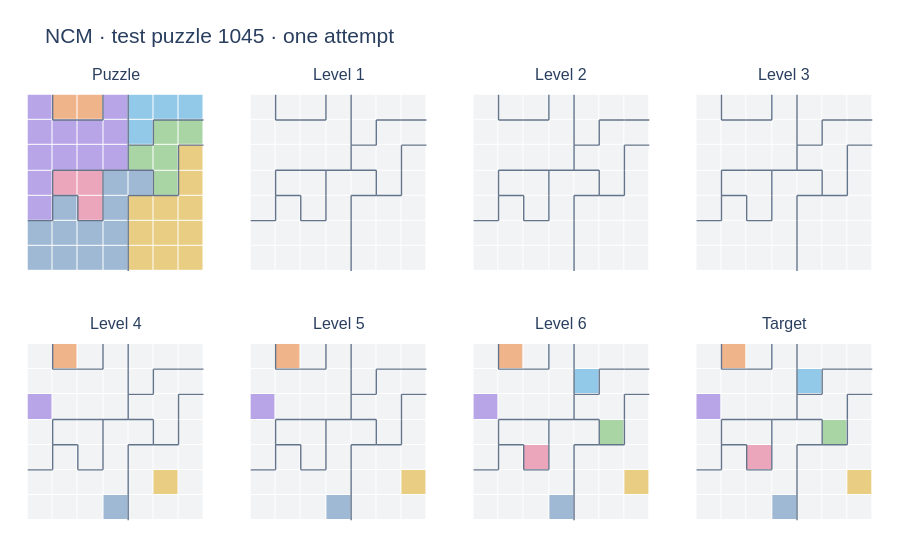
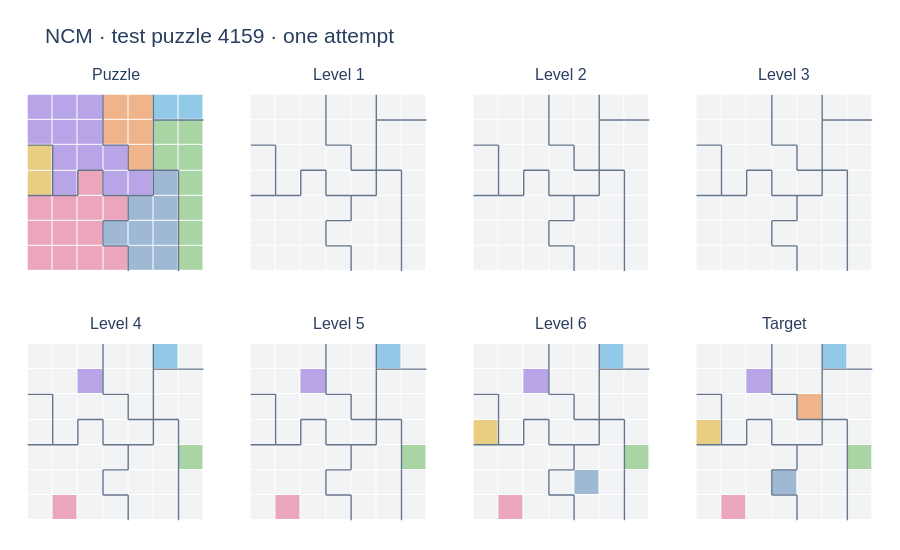

These figures' notebook cell, in order:
### Markdown cell above
## 6. Solution trajectories

Start from $\widehat z^{(0)}=0$; the original coloring remains the prefix condition. At each level, sample categorical codes independently across positions, then add their contribution to the reconstruction. The final output uses decoder argmax.

Only the **original cell color or EMPTY** is allowed at the output, as in DFM. This restricts the vocabulary without enforcing 7 queens or repairing rows, columns, or colors. Evaluation does not select a successful attempt. Temperature **1.0** is fixed in advance. Previews decode each level; standard evaluation decodes only the final level.

### Code cell
run.require_trained()
GENERATION_TEMPERATURE = 1.0
for number, index in enumerate(splits["test"][:3]):
    _, frames = run.model.sample(
        coloring=regions[int(index)],
        temperature=GENERATION_TEMPERATURE,
        seed=SEED + 300 + number,
        capture=True,
    )
    panels = [
        regions[index],
        *[frame[0].numpy() for frame in frames],
        target_tokens[index],
    ]
    board_panels(
        panels,
        ["Puzzle", *[f"Level {i+1}" for i in range(len(frames))], "Target"],
        f"NCM · test puzzle {int(index)} · one attempt",
        colorings=[regions[index]] * len(panels),
        columns=4,
    ).show(config=PLOT_CONFIG)

### Figure 1 — Plotly figure (JSON) as saved in the notebook; plotly's stock layout.template omitted (floating-point values rounded to 4 significant figures)
{"data": [{"colorscale": [[0, "#B8A5E8"], [0.125, "#B8A5E8"], [0.125, "#F0B48B"], [0.25, "#F0B48B"], [0.25, "#92C9E8"], [0.375, "#92C9E8"], [0.375, "#A9D4A4"], [0.5, "#A9D4A4"], [0.5, "#E8CD83"], [0.625, "#E8CD83"], [0.625, "#ECA6BB"], [0.75, "#ECA6BB"], [0.75, "#9FB9D4"], [0.875, "#9FB9D4"], [0.875, "#F1F3F5"], [1, "#F1F3F5"]], "hoverinfo": "skip", "showscale": false, "type": "heatmap", "xaxis": "x", "xgap": 1, "yaxis": "y", "ygap": 1, "z": [[0, 1, 1, 0, 2, 2, 2], [0, 0, 0, 0, 2, 3, 3], [0, 0, 0, 0, 3, 3, 4], [0, 5, 5, 6, 6, 3, 4], [0, 6, 5, 6, 4, 4, 4], [6, 6, 6, 6, 4, 4, 4], [6, 6, 6, 6, 4, 4, 4]], "zmax": 7.5, "zmin": -0.5}, {"hoverinfo": "skip", "line": {"color": "#64748b", "width": 1.4}, "mode": "lines", "showlegend": false, "type": "scatter", "x": [0.5, 0.5, null, 0.5, 1.5, null, 2.5, 2.5, null, 1.5, 2.5, null, 3.5, 3.5, null, 4.5, 5.5, null, 5.5, 6.5, null, 3.5, 3.5, null, 4.5, 4.5, null, 3.5, 4.5, null, 5.5, 6.5, null, 0.5, 1.5, null, 1.5, 2.5, null, 3.5, 3.5, null, 2.5, 3.5, null, 3.5, 4.5, null, 5.5, 5.5, null, 0.5, 0.5, null, 0.5, 1.5, null, 2.5, 2.5, null, 4.5, 4.5, null, 3.5, 4.5, null, 5.5, 5.5, null, 4.5, 5.5, null, 0.5, 0.5, null, -0.5, 0.5, null, 1.5, 1.5, null, 2.5, 2.5, null, 1.5, 2.5, null, 3.5, 3.5, null, 3.5, 3.5, null, 3.5, 3.5, null], "xaxis": "x", "y": [-0.5, 0.5, null, 0.5, 0.5, null, -0.5, 0.5, null, 0.5, 0.5, null, -0.5, 0.5, null, 0.5, 0.5, null, 0.5, 0.5, null, 0.5, 1.5, null, 0.5, 1.5, null, 1.5, 1.5, null, 1.5, 1.5, null, 2.5, 2.5, null, 2.5, 2.5, null, 1.5, 2.5, null, 2.5, 2.5, null, 2.5, 2.5, null, 1.5, 2.5, null, 2.5, 3.5, null, 3.5, 3.5, null, 2.5, 3.5, null, 2.5, 3.5, null, 3.5, 3.5, null, 2.5, 3.5, null, 3.5, 3.5, null, 3.5, 4.5, null, 4.5, 4.5, null, 3.5, 4.5, null, 3.5, 4.5, null, 4.5, 4.5, null, 3.5, 4.5, null, 4.5, 5.5, null, 5.5, 6.5, null], "yaxis": "y"}, {"colorscale": [[0, "#B8A5E8"], [0.125, "#B8A5E8"], [0.125, "#F0B48B"], [0.25, "#F0B48B"], [0.25, "#92C9E8"], [0.375, "#92C9E8"], [0.375, "#A9D4A4"], [0.5, "#A9D4A4"], [0.5, "#E8CD83"], [0.625, "#E8CD83"], [0.625, "#ECA6BB"], [0.75, "#ECA6BB"], [0.75, "#9FB9D4"], [0.875, "#9FB9D4"], [0.875, "#F1F3F5"], [1, "#F1F3F5"]], "hoverinfo": "skip", "showscale": false, "type": "heatmap", "xaxis": "x2", "xgap": 1, "yaxis": "y2", "ygap": 1, "z": [[7, 7, 7, 7, 7, 7, 7], [7, 7, 7, 7, 7, 7, 7], [7, 7, 7, 7, 7, 7, 7], [7, 7, 7, 7, 7, 7, 7], [7, 7, 7, 7, 7, 7, 7], [7, 7, 7, 7, 7, 7, 7], [7, 7, 7, 7, 7, 7, 7]], "zmax": 7.5, "zmin": -0.5}, {"hoverinfo": "skip", "line": {"color": "#64748b", "width": 1.4}, "mode": "lines", "showlegend": false, "type": "scatter", "x": [0.5, 0.5, null, 0.5, 1.5, null, 2.5, 2.5, null, 1.5, 2.5, null, 3.5, 3.5, null, 4.5, 5.5, null, 5.5, 6.5, null, 3.5, 3.5, null, 4.5, 4.5, null, 3.5, 4.5, null, 5.5, 6.5, null, 0.5, 1.5, null, 1.5, 2.5, null, 3.5, 3.5, null, 2.5, 3.5, null, 3.5, 4.5, null, 5.5, 5.5, null, 0.5, 0.5, null, 0.5, 1.5, null, 2.5, 2.5, null, 4.5, 4.5, null, 3.5, 4.5, null, 5.5, 5.5, null, 4.5, 5.5, null, 0.5, 0.5, null, -0.5, 0.5, null, 1.5, 1.5, null, 2.5, 2.5, null, 1.5, 2.5, null, 3.5, 3.5, null, 3.5, 3.5, null, 3.5, 3.5, null], "xaxis": "x2", "y": [-0.5, 0.5, null, 0.5, 0.5, null, -0.5, 0.5, null, 0.5, 0.5, null, -0.5, 0.5, null, 0.5, 0.5, null, 0.5, 0.5, null, 0.5, 1.5, null, 0.5, 1.5, null, 1.5, 1.5, null, 1.5, 1.5, null, 2.5, 2.5, null, 2.5, 2.5, null, 1.5, 2.5, null, 2.5, 2.5, null, 2.5, 2.5, null, 1.5, 2.5, null, 2.5, 3.5, null, 3.5, 3.5, null, 2.5, 3.5, null, 2.5, 3.5, null, 3.5, 3.5, null, 2.5, 3.5, null, 3.5, 3.5, null, 3.5, 4.5, null, 4.5, 4.5, null, 3.5, 4.5, null, 3.5, 4.5, null, 4.5, 4.5, null, 3.5, 4.5, null, 4.5, 5.5, null, 5.5, 6.5, null], "yaxis": "y2"}, {"colorscale": [[0, "#B8A5E8"], [0.125, "#B8A5E8"], [0.125, "#F0B48B"], [0.25, "#F0B48B"], [0.25, "#92C9E8"], [0.375, "#92C9E8"], [0.375, "#A9D4A4"], [0.5, "#A9D4A4"], [0.5, "#E8CD83"], [0.625, "#E8CD83"], [0.625, "#ECA6BB"], [0.75, "#ECA6BB"], [0.75, "#9FB9D4"], [0.875, "#9FB9D4"], [0.875, "#F1F3F5"], [1, "#F1F3F5"]], "hoverinfo": "skip", "showscale": false, "type": "heatmap", "xaxis": "x3", "xgap": 1, "yaxis": "y3", "ygap": 1, "z": [[7, 7, 7, 7, 7, 7, 7], [7, 7, 7, 7, 7, 7, 7], [7, 7, 7, 7, 7, 7, 7], [7, 7, 7, 7, 7, 7, 7], [7, 7, 7, 7, 7, 7, 7], [7, 7, 7, 7, 7, 7, 7], [7, 7, 7, 7, 7, 7, 7]], "zmax": 7.5, "zmin": -0.5}, {"hoverinfo": "skip", "line": {"color": "#64748b", "width": 1.4}, "mode": "lines", "showlegend": false, "type": "scatter", "x": [0.5, 0.5, null, 0.5, 1.5, null, 2.5, 2.5, null, 1.5, 2.5, null, 3.5, 3.5, null, 4.5, 5.5, null, 5.5, 6.5, null, 3.5, 3.5, null, 4.5, 4.5, null, 3.5, 4.5, null, 5.5, 6.5, null, 0.5, 1.5, null, 1.5, 2.5, null, 3.5, 3.5, null, 2.5, 3.5, null, 3.5, 4.5, null, 5.5, 5.5, null, 0.5, 0.5, null, 0.5, 1.5, null, 2.5, 2.5, null, 4.5, 4.5, null, 3.5, 4.5, null, 5.5, 5.5, null, 4.5, 5.5, null, 0.5, 0.5, null, -0.5, 0.5, null, 1.5, 1.5, null, 2.5, 2.5, null, 1.5, 2.5, null, 3.5, 3.5, null, 3.5, 3.5, null, 3.5, 3.5, null], "xaxis": "x3", "y": [-0.5, 0.5, null, 0.5, 0.5, null, -0.5, 0.5, null, 0.5, 0.5, null, -0.5, 0.5, null, 0.5, 0.5, null, 0.5, 0.5, null, 0.5, 1.5, null, 0.5, 1.5, null, 1.5, 1.5, null, 1.5, 1.5, null, 2.5, 2.5, null, 2.5, 2.5, null, 1.5, 2.5, null, 2.5, 2.5, null, 2.5, 2.5, null, 1.5, 2.5, null, 2.5, 3.5, null, 3.5, 3.5, null, 2.5, 3.5, null, 2.5, 3.5, null, 3.5, 3.5, null, 2.5, 3.5, null, 3.5, 3.5, null, 3.5, 4.5, null, 4.5, 4.5, null, 3.5, 4.5, null, 3.5, 4.5, null, 4.5, 4.5, null, 3.5, 4.5, null, 4.5, 5.5, null, 5.5, 6.5, null], "yaxis": "y3"}, {"colorscale": [[0, "#B8A5E8"], [0.125, "#B8A5E8"], [0.125, "#F0B48B"], [0.25, "#F0B48B"], [0.25, "#92C9E8"], [0.375, "#92C9E8"], [0.375, "#A9D4A4"], [0.5, "#A9D4A4"], [0.5, "#E8CD83"], [0.625, "#E8CD83"], [0.625, "#ECA6BB"], [0.75, "#ECA6BB"], [0.75, "#9FB9D4"], [0.875, "#9FB9D4"], [0.875, "#F1F3F5"], [1, "#F1F3F5"]], "hoverinfo": "skip", "showscale": false, "type": "heatmap", "xaxis": "x4", "xgap": 1, "yaxis": "y4", "ygap": 1, "z": [[7, 7, 7, 7, 7, 7, 7], [7, 7, 7, 7, 7, 7, 7], [7, 7, 7, 7, 7, 7, 7], [7, 7, 7, 7, 7, 7, 7], [7, 7, 7, 7, 7, 7, 7], [7, 7, 7, 7, 7, 7, 7], [7, 7, 7, 7, 7, 7, 7]], "zmax": 7.5, "zmin": -0.5}, {"hoverinfo": "skip", "line": {"color": "#64748b", "width": 1.4}, "mode": "lines", "showlegend": false, "type": "scatter", "x": [0.5, 0.5, null, 0.5, 1.5, null, 2.5, 2.5, null, 1.5, 2.5, null, 3.5, 3.5, null, 4.5, 5.5, null, 5.5, 6.5, null, 3.5, 3.5, null, 4.5, 4.5, null, 3.5, 4.5, null, 5.5, 6.5, null, 0.5, 1.5, null, 1.5, 2.5, null, 3.5, 3.5, null, 2.5, 3.5, null, 3.5, 4.5, null, 5.5, 5.5, null, 0.5, 0.5, null, 0.5, 1.5, null, 2.5, 2.5, null, 4.5, 4.5, null, 3.5, 4.5, null, 5.5, 5.5, null, 4.5, 5.5, null, 0.5, 0.5, null, -0.5, 0.5, null, 1.5, 1.5, null, 2.5, 2.5, null, 1.5, 2.5, null, 3.5, 3.5, null, 3.5, 3.5, null, 3.5, 3.5, null], "xaxis": "x4", "y": [-0.5, 0.5, null, 0.5, 0.5, null, -0.5, 0.5, null, 0.5, 0.5, null, -0.5, 0.5, null, 0.5, 0.5, null, 0.5, 0.5, null, 0.5, 1.5, null, 0.5, 1.5, null, 1.5, 1.5, null, 1.5, 1.5, null, 2.5, 2.5, null, 2.5, 2.5, null, 1.5, 2.5, null, 2.5, 2.5, null, 2.5, 2.5, null, 1.5, 2.5, null, 2.5, 3.5, null, 3.5, 3.5, null, 2.5, 3.5, null, 2.5, 3.5, null, 3.5, 3.5, null, 2.5, 3.5, null, 3.5, 3.5, null, 3.5, 4.5, null, 4.5, 4.5, null, 3.5, 4.5, null, 3.5, 4.5, null, 4.5, 4.5, null, 3.5, 4.5, null, 4.5, 5.5, null, 5.5, 6.5, null], "yaxis": "y4"}, {"colorscale": [[0, "#B8A5E8"], [0.125, "#B8A5E8"], [0.125, "#F0B48B"], [0.25, "#F0B48B"], [0.25, "#92C9E8"], [0.375, "#92C9E8"], [0.375, "#A9D4A4"], [0.5, "#A9D4A4"], [0.5, "#E8CD83"], [0.625, "#E8CD83"], [0.625, "#ECA6BB"], [0.75, "#ECA6BB"], [0.75, "#9FB9D4"], [0.875, "#9FB9D4"], [0.875, "#F1F3F5"], [1, "#F1F3F5"]], "hoverinfo": "skip", "showscale": false, "type": "heatmap", "xaxis": "x5", "xgap": 1, "yaxis": "y5", "ygap": 1, "z": [[7, 1, 7, 7, 7, 7, 7], [7, 7, 7, 7, 7, 7, 7], [0, 7, 7, 7, 7, 7, 7], [7, 7, 7, 7, 7, 7, 7], [7, 7, 7, 7, 7, 7, 7], [7, 7, 7, 7, 7, 4, 7], [7, 7, 7, 6, 7, 7, 7]], "zmax": 7.5, "zmin": -0.5}, {"hoverinfo": "skip", "line": {"color": "#64748b", "width": 1.4}, "mode": "lines", "showlegend": false, "type": "scatter", "x": [0.5, 0.5, null, 0.5, 1.5, null, 2.5, 2.5, null, 1.5, 2.5, null, 3.5, 3.5, null, 4.5, 5.5, null, 5.5, 6.5, null, 3.5, 3.5, null, 4.5, 4.5, null, 3.5, 4.5, null, 5.5, 6.5, null, 0.5, 1.5, null, 1.5, 2.5, null, 3.5, 3.5, null, 2.5, 3.5, null, 3.5, 4.5, null, 5.5, 5.5, null, 0.5, 0.5, null, 0.5, 1.5, null, 2.5, 2.5, null, 4.5, 4.5, null, 3.5, 4.5, null, 5.5, 5.5, null, 4.5, 5.5, null, 0.5, 0.5, null, -0.5, 0.5, null, 1.5, 1.5, null, 2.5, 2.5, null, 1.5, 2.5, null, 3.5, 3.5, null, 3.5, 3.5, null, 3.5, 3.5, null], "xaxis": "x5", "y": [-0.5, 0.5, null, 0.5, 0.5, null, -0.5, 0.5, null, 0.5, 0.5, null, -0.5, 0.5, null, 0.5, 0.5, null, 0.5, 0.5, null, 0.5, 1.5, null, 0.5, 1.5, null, 1.5, 1.5, null, 1.5, 1.5, null, 2.5, 2.5, null, 2.5, 2.5, null, 1.5, 2.5, null, 2.5, 2.5, null, 2.5, 2.5, null, 1.5, 2.5, null, 2.5, 3.5, null, 3.5, 3.5, null, 2.5, 3.5, null, 2.5, 3.5, null, 3.5, 3.5, null, 2.5, 3.5, null, 3.5, 3.5, null, 3.5, 4.5, null, 4.5, 4.5, null, 3.5, 4.5, null, 3.5, 4.5, null, 4.5, 4.5, null, 3.5, 4.5, null, 4.5, 5.5, null, 5.5, 6.5, null], "yaxis": "y5"}, {"colorscale": [[0, "#B8A5E8"], [0.125, "#B8A5E8"], [0.125, "#F0B48B"], [0.25, "#F0B48B"], [0.25, "#92C9E8"], [0.375, "#92C9E8"], [0.375, "#A9D4A4"], [0.5, "#A9D4A4"], [0.5, "#E8CD83"], [0.625, "#E8CD83"], [0.625, "#ECA6BB"], [0.75, "#ECA6BB"], [0.75, "#9FB9D4"], [0.875, "#9FB9D4"], [0.875, "#F1F3F5"], [1, "#F1F3F5"]], "hoverinfo": "skip", "showscale": false, "type": "heatmap", "xaxis": "x6", "xgap": 1, "yaxis": "y6", "ygap": 1, "z": [[7, 1, 7, 7, 7, 7, 7], [7, 7, 7, 7, 7, 7, 7], [0, 7, 7, 7, 7, 7, 7], [7, 7, 7, 7, 7, 7, 7], [7, 7, 7, 7, 7, 7, 7], [7, 7, 7, 7, 7, 7, 4], [7, 7, 7, 6, 7, 7, 7]], "zmax": 7.5, "zmin": -0.5}, {"hoverinfo": "skip", "line": {"color": "#64748b", "width": 1.4}, "mode": "lines", "showlegend": false, "type": "scatter", "x": [0.5, 0.5, null, 0.5, 1.5, null, 2.5, 2.5, null, 1.5, 2.5, null, 3.5, 3.5, null, 4.5, 5.5, null, 5.5, 6.5, null, 3.5, 3.5, null, 4.5, 4.5, null, 3.5, 4.5, null, 5.5, 6.5, null, 0.5, 1.5, null, 1.5, 2.5, null, 3.5, 3.5, null, 2.5, 3.5, null, 3.5, 4.5, null, 5.5, 5.5, null, 0.5, 0.5, null, 0.5, 1.5, null, 2.5, 2.5, null, 4.5, 4.5, null, 3.5, 4.5, null, 5.5, 5.5, null, 4.5, 5.5, null, 0.5, 0.5, null, -0.5, 0.5, null, 1.5, 1.5, null, 2.5, 2.5, null, 1.5, 2.5, null, 3.5, 3.5, null, 3.5, 3.5, null, 3.5, 3.5, null], "xaxis": "x6", "y": [-0.5, 0.5, null, 0.5, 0.5, null, -0.5, 0.5, null, 0.5, 0.5, null, -0.5, 0.5, null, 0.5, 0.5, null, 0.5, 0.5, null, 0.5, 1.5, null, 0.5, 1.5, null, 1.5, 1.5, null, 1.5, 1.5, null, 2.5, 2.5, null, 2.5, 2.5, null, 1.5, 2.5, null, 2.5, 2.5, null, 2.5, 2.5, null, 1.5, 2.5, null, 2.5, 3.5, null, 3.5, 3.5, null, 2.5, 3.5, null, 2.5, 3.5, null, 3.5, 3.5, null, 2.5, 3.5, null, 3.5, 3.5, null, 3.5, 4.5, null, 4.5, 4.5, null, 3.5, 4.5, null, 3.5, 4.5, null, 4.5, 4.5, null, 3.5, 4.5, null, 4.5, 5.5, null, 5.5, 6.5, null], "yaxis": "y6"}, {"colorscale": [[0, "#B8A5E8"], [0.125, "#B8A5E8"], [0.125, "#F0B48B"], [0.25, "#F0B48B"], [0.25, "#92C9E8"], [0.375, "#92C9E8"], [0.375, "#A9D4A4"], [0.5, "#A9D4A4"], [0.5, "#E8CD83"], [0.625, "#E8CD83"], [0.625, "#ECA6BB"], [0.75, "#ECA6BB"], [0.75, "#9FB9D4"], [0.875, "#9FB9D4"], [0.875, "#F1F3F5"], [1, "#F1F3F5"]], "hoverinfo": "skip", "showscale": false, "type": "heatmap", "xaxis": "x7", "xgap": 1, "yaxis": "y7", "ygap": 1, "z": [[7, 1, 7, 7, 7, 7, 7], [7, 7, 7, 7, 2, 7, 7], [0, 7, 7, 7, 7, 7, 7], [7, 7, 7, 7, 7, 3, 7], [7, 7, 5, 7, 7, 7, 7], [7, 7, 7, 7, 7, 7, 4], [7, 7, 7, 6, 7, 7, 7]], "zmax": 7.5, "zmin": -0.5}, {"hoverinfo": "skip", "line": {"color": "#64748b", "width": 1.4}, "mode": "lines", "showlegend": false, "type": "scatter", "x": [0.5, 0.5, null, 0.5, 1.5, null, 2.5, 2.5, null, 1.5, 2.5, null, 3.5, 3.5, null, 4.5, 5.5, null, 5.5, 6.5, null, 3.5, 3.5, null, 4.5, 4.5, null, 3.5, 4.5, null, 5.5, 6.5, null, 0.5, 1.5, null, 1.5, 2.5, null, 3.5, 3.5, null, 2.5, 3.5, null, 3.5, 4.5, null, 5.5, 5.5, null, 0.5, 0.5, null, 0.5, 1.5, null, 2.5, 2.5, null, 4.5, 4.5, null, 3.5, 4.5, null, 5.5, 5.5, null, 4.5, 5.5, null, 0.5, 0.5, null, -0.5, 0.5, null, 1.5, 1.5, null, 2.5, 2.5, null, 1.5, 2.5, null, 3.5, 3.5, null, 3.5, 3.5, null, 3.5, 3.5, null], "xaxis": "x7", "y": [-0.5, 0.5, null, 0.5, 0.5, null, -0.5, 0.5, null, 0.5, 0.5, null, -0.5, 0.5, null, 0.5, 0.5, null, 0.5, 0.5, null, 0.5, 1.5, null, 0.5, 1.5, null, 1.5, 1.5, null, 1.5, 1.5, null, 2.5, 2.5, null, 2.5, 2.5, null, 1.5, 2.5, null, 2.5, 2.5, null, 2.5, 2.5, null, 1.5, 2.5, null, 2.5, 3.5, null, 3.5, 3.5, null, 2.5, 3.5, null, 2.5, 3.5, null, 3.5, 3.5, null, 2.5, 3.5, null, 3.5, 3.5, null, 3.5, 4.5, null, 4.5, 4.5, null, 3.5, 4.5, null, 3.5, 4.5, null, 4.5, 4.5, null, 3.5, 4.5, null, 4.5, 5.5, null, 5.5, 6.5, null], "yaxis": "y7"}, {"colorscale": [[0, "#B8A5E8"], [0.125, "#B8A5E8"], [0.125, "#F0B48B"], [0.25, "#F0B48B"], [0.25, "#92C9E8"], [0.375, "#92C9E8"], [0.375, "#A9D4A4"], [0.5, "#A9D4A4"], [0.5, "#E8CD83"], [0.625, "#E8CD83"], [0.625, "#ECA6BB"], [0.75, "#ECA6BB"], [0.75, "#9FB9D4"], [0.875, "#9FB9D4"], [0.875, "#F1F3F5"], [1, "#F1F3F5"]], "hoverinfo": "skip", "showscale": false, "type": "heatmap", "xaxis": "x8", "xgap": 1, "yaxis": "y8", "ygap": 1, "z": [[7, 1, 7, 7, 7, 7, 7], [7, 7, 7, 7, 2, 7, 7], [0, 7, 7, 7, 7, 7, 7], [7, 7, 7, 7, 7, 3, 7], [7, 7, 5, 7, 7, 7, 7], [7, 7, 7, 7, 7, 7, 4], [7, 7, 7, 6, 7, 7, 7]], "zmax": 7.5, "zmin": -0.5}, {"hoverinfo": "skip", "line": {"color": "#64748b", "width": 1.4}, "mode": "lines", "showlegend": false, "type": "scatter", "x": [0.5, 0.5, null, 0.5, 1.5, null, 2.5, 2.5, null, 1.5, 2.5, null, 3.5, 3.5, null, 4.5, 5.5, null, 5.5, 6.5, null, 3.5, 3.5, null, 4.5, 4.5, null, 3.5, 4.5, null, 5.5, 6.5, null, 0.5, 1.5, null, 1.5, 2.5, null, 3.5, 3.5, null, 2.5, 3.5, null, 3.5, 4.5, null, 5.5, 5.5, null, 0.5, 0.5, null, 0.5, 1.5, null, 2.5, 2.5, null, 4.5, 4.5, null, 3.5, 4.5, null, 5.5, 5.5, null, 4.5, 5.5, null, 0.5, 0.5, null, -0.5, 0.5, null, 1.5, 1.5, null, 2.5, 2.5, null, 1.5, 2.5, null, 3.5, 3.5, null, 3.5, 3.5, null, 3.5, 3.5, null], "xaxis": "x8", "y": [-0.5, 0.5, null, 0.5, 0.5, null, -0.5, 0.5, null, 0.5, 0.5, null, -0.5, 0.5, null, 0.5, 0.5, null, 0.5, 0.5, null, 0.5, 1.5, null, 0.5, 1.5, null, 1.5, 1.5, null, 1.5, 1.5, null, 2.5, 2.5, null, 2.5, 2.5, null, 1.5, 2.5, null, 2.5, 2.5, null, 2.5, 2.5, null, 1.5, 2.5, null, 2.5, 3.5, null, 3.5, 3.5, null, 2.5, 3.5, null, 2.5, 3.5, null, 3.5, 3.5, null, 2.5, 3.5, null, 3.5, 3.5, null, 3.5, 4.5, null, 4.5, 4.5, null, 3.5, 4.5, null, 3.5, 4.5, null, 4.5, 4.5, null, 3.5, 4.5, null, 4.5, 5.5, null, 5.5, 6.5, null], "yaxis": "y8"}], "layout": {"annotations": [{"font": {"size": 16}, "showarrow": false, "text": "Puzzle", "x": 0.1156, "xanchor": "center", "xref": "paper", "y": 1, "yanchor": "bottom", "yref": "paper"}, {"font": {"size": 16}, "showarrow": false, "text": "Level 1", "x": 0.3719, "xanchor": "center", "xref": "paper", "y": 1, "yanchor": "bottom", "yref": "paper"}, {"font": {"size": 16}, "showarrow": false, "text": "Level 2", "x": 0.6281, "xanchor": "center", "xref": "paper", "y": 1, "yanchor": "bottom", "yref": "paper"}, {"font": {"size": 16}, "showarrow": false, "text": "Level 3", "x": 0.8844, "xanchor": "center", "xref": "paper", "y": 1, "yanchor": "bottom", "yref": "paper"}, {"font": {"size": 16}, "showarrow": false, "text": "Level 4", "x": 0.1156, "xanchor": "center", "xref": "paper", "y": 0.44, "yanchor": "bottom", "yref": "paper"}, {"font": {"size": 16}, "showarrow": false, "text": "Level 5", "x": 0.3719, "xanchor": "center", "xref": "paper", "y": 0.44, "yanchor": "bottom", "yref": "paper"}, {"font": {"size": 16}, "showarrow": false, "text": "Level 6", "x": 0.6281, "xanchor": "center", "xref": "paper", "y": 0.44, "yanchor": "bottom", "yref": "paper"}, {"font": {"size": 16}, "showarrow": false, "text": "Target", "x": 0.8844, "xanchor": "center", "xref": "paper", "y": 0.44, "yanchor": "bottom", "yref": "paper"}], "autosize": true, "font": {"family": "Arial, sans-serif", "size": 15}, "height": 550, "margin": {"b": 20, "l": 15, "r": 15, "t": 85}, "title": {"font": {"size": 21}, "text": "NCM · test puzzle 1045 · one attempt"}, "xaxis": {"anchor": "y", "constrain": "domain", "domain": [0, 0.2313], "showgrid": false, "showticklabels": false, "zeroline": false}, "xaxis2": {"anchor": "y2", "constrain": "domain", "domain": [0.2563, 0.4875], "showgrid": false, "showticklabels": false, "zeroline": false}, "xaxis3": {"anchor": "y3", "constrain": "domain", "domain": [0.5125, 0.7438], "showgrid": false, "showticklabels": false, "zeroline": false}, "xaxis4": {"anchor": "y4", "constrain": "domain", "domain": [0.7688, 1], "showgrid": false, "showticklabels": false, "zeroline": false}, "xaxis5": {"anchor": "y5", "constrain": "domain", "domain": [0, 0.2313], "showgrid": false, "showticklabels": false, "zeroline": false}, "xaxis6": {"anchor": "y6", "constrain": "domain", "domain": [0.2563, 0.4875], "showgrid": false, "showticklabels": false, "zeroline": false}, "xaxis7": {"anchor": "y7", "constrain": "domain", "domain": [0.5125, 0.7438], "showgrid": false, "showticklabels": false, "zeroline": false}, "xaxis8": {"anchor": "y8", "constrain": "domain", "domain": [0.7688, 1], "showgrid": false, "showticklabels": false, "zeroline": false}, "yaxis": {"anchor": "x", "autorange": "reversed", "constrain": "domain", "domain": [0.56, 1], "scaleanchor": "x", "scaleratio": 1, "showgrid": false, "showticklabels": false, "zeroline": false}, "yaxis2": {"anchor": "x2", "autorange": "reversed", "constrain": "domain", "domain": [0.56, 1], "scaleanchor": "x2", "scaleratio": 1, "showgrid": false, "showticklabels": false, "zeroline": false}, "yaxis3": {"anchor": "x3", "autorange": "reversed", "constrain": "domain", "domain": [0.56, 1], "scaleanchor": "x3", "scaleratio": 1, "showgrid": false, "showticklabels": false, "zeroline": false}, "yaxis4": {"anchor": "x4", "autorange": "reversed", "constrain": "domain", "domain": [0.56, 1], "scaleanchor": "x4", "scaleratio": 1, "showgrid": false, "showticklabels": false, "zeroline": false}, "yaxis5": {"anchor": "x5", "autorange": "reversed", "constrain": "domain", "domain": [0, 0.44], "scaleanchor": "x5", "scaleratio": 1, "showgrid": false, "showticklabels": false, "zeroline": false}, "yaxis6": {"anchor": "x6", "autorange": "reversed", "constrain": "domain", "domain": [0, 0.44], "scaleanchor": "x6", "scaleratio": 1, "showgrid": false, "showticklabels": false, "zeroline": false}, "yaxis7": {"anchor": "x7", "autorange": "reversed", "constrain": "domain", "domain": [0, 0.44], "scaleanchor": "x7", "scaleratio": 1, "showgrid": false, "showticklabels": false, "zeroline": false}, "yaxis8": {"anchor": "x8", "autorange": "reversed", "constrain": "domain", "domain": [0, 0.44], "scaleanchor": "x8", "scaleratio": 1, "showgrid": false, "showticklabels": false, "zeroline": false}}}

### Figure 2 — Plotly figure (JSON) as saved in the notebook; plotly's stock layout.template omitted (floating-point values rounded to 4 significant figures)
{"data": [{"colorscale": [[0, "#B8A5E8"], [0.125, "#B8A5E8"], [0.125, "#F0B48B"], [0.25, "#F0B48B"], [0.25, "#92C9E8"], [0.375, "#92C9E8"], [0.375, "#A9D4A4"], [0.5, "#A9D4A4"], [0.5, "#E8CD83"], [0.625, "#E8CD83"], [0.625, "#ECA6BB"], [0.75, "#ECA6BB"], [0.75, "#9FB9D4"], [0.875, "#9FB9D4"], [0.875, "#F1F3F5"], [1, "#F1F3F5"]], "hoverinfo": "skip", "showscale": false, "type": "heatmap", "xaxis": "x", "xgap": 1, "yaxis": "y", "ygap": 1, "z": [[0, 0, 0, 1, 1, 2, 2], [0, 0, 0, 1, 1, 3, 3], [4, 0, 0, 0, 1, 3, 3], [4, 0, 5, 0, 0, 6, 3], [5, 5, 5, 5, 6, 6, 3], [5, 5, 5, 6, 6, 6, 3], [5, 5, 5, 5, 6, 6, 3]], "zmax": 7.5, "zmin": -0.5}, {"hoverinfo": "skip", "line": {"color": "#64748b", "width": 1.4}, "mode": "lines", "showlegend": false, "type": "scatter", "x": [2.5, 2.5, null, 4.5, 4.5, null, 4.5, 5.5, null, 5.5, 6.5, null, -0.5, 0.5, null, 2.5, 2.5, null, 2.5, 3.5, null, 4.5, 4.5, null, 0.5, 0.5, null, 1.5, 2.5, null, 3.5, 3.5, null, 4.5, 4.5, null, 3.5, 4.5, null, 4.5, 5.5, null, 0.5, 0.5, null, -0.5, 0.5, null, 1.5, 1.5, null, 0.5, 1.5, null, 2.5, 2.5, null, 2.5, 3.5, null, 4.5, 4.5, null, 3.5, 4.5, null, 5.5, 5.5, null, 3.5, 3.5, null, 2.5, 3.5, null, 5.5, 5.5, null, 2.5, 2.5, null, 2.5, 3.5, null, 5.5, 5.5, null, 3.5, 3.5, null, 5.5, 5.5, null], "xaxis": "x", "y": [-0.5, 0.5, null, -0.5, 0.5, null, 0.5, 0.5, null, 0.5, 0.5, null, 1.5, 1.5, null, 0.5, 1.5, null, 1.5, 1.5, null, 0.5, 1.5, null, 1.5, 2.5, null, 2.5, 2.5, null, 1.5, 2.5, null, 1.5, 2.5, null, 2.5, 2.5, null, 2.5, 2.5, null, 2.5, 3.5, null, 3.5, 3.5, null, 2.5, 3.5, null, 3.5, 3.5, null, 2.5, 3.5, null, 3.5, 3.5, null, 2.5, 3.5, null, 3.5, 3.5, null, 2.5, 3.5, null, 3.5, 4.5, null, 4.5, 4.5, null, 3.5, 4.5, null, 4.5, 5.5, null, 5.5, 5.5, null, 4.5, 5.5, null, 5.5, 6.5, null, 5.5, 6.5, null], "yaxis": "y"}, {"colorscale": [[0, "#B8A5E8"], [0.125, "#B8A5E8"], [0.125, "#F0B48B"], [0.25, "#F0B48B"], [0.25, "#92C9E8"], [0.375, "#92C9E8"], [0.375, "#A9D4A4"], [0.5, "#A9D4A4"], [0.5, "#E8CD83"], [0.625, "#E8CD83"], [0.625, "#ECA6BB"], [0.75, "#ECA6BB"], [0.75, "#9FB9D4"], [0.875, "#9FB9D4"], [0.875, "#F1F3F5"], [1, "#F1F3F5"]], "hoverinfo": "skip", "showscale": false, "type": "heatmap", "xaxis": "x2", "xgap": 1, "yaxis": "y2", "ygap": 1, "z": [[7, 7, 7, 7, 7, 7, 7], [7, 7, 7, 7, 7, 7, 7], [7, 7, 7, 7, 7, 7, 7], [7, 7, 7, 7, 7, 7, 7], [7, 7, 7, 7, 7, 7, 7], [7, 7, 7, 7, 7, 7, 7], [7, 7, 7, 7, 7, 7, 7]], "zmax": 7.5, "zmin": -0.5}, {"hoverinfo": "skip", "line": {"color": "#64748b", "width": 1.4}, "mode": "lines", "showlegend": false, "type": "scatter", "x": [2.5, 2.5, null, 4.5, 4.5, null, 4.5, 5.5, null, 5.5, 6.5, null, -0.5, 0.5, null, 2.5, 2.5, null, 2.5, 3.5, null, 4.5, 4.5, null, 0.5, 0.5, null, 1.5, 2.5, null, 3.5, 3.5, null, 4.5, 4.5, null, 3.5, 4.5, null, 4.5, 5.5, null, 0.5, 0.5, null, -0.5, 0.5, null, 1.5, 1.5, null, 0.5, 1.5, null, 2.5, 2.5, null, 2.5, 3.5, null, 4.5, 4.5, null, 3.5, 4.5, null, 5.5, 5.5, null, 3.5, 3.5, null, 2.5, 3.5, null, 5.5, 5.5, null, 2.5, 2.5, null, 2.5, 3.5, null, 5.5, 5.5, null, 3.5, 3.5, null, 5.5, 5.5, null], "xaxis": "x2", "y": [-0.5, 0.5, null, -0.5, 0.5, null, 0.5, 0.5, null, 0.5, 0.5, null, 1.5, 1.5, null, 0.5, 1.5, null, 1.5, 1.5, null, 0.5, 1.5, null, 1.5, 2.5, null, 2.5, 2.5, null, 1.5, 2.5, null, 1.5, 2.5, null, 2.5, 2.5, null, 2.5, 2.5, null, 2.5, 3.5, null, 3.5, 3.5, null, 2.5, 3.5, null, 3.5, 3.5, null, 2.5, 3.5, null, 3.5, 3.5, null, 2.5, 3.5, null, 3.5, 3.5, null, 2.5, 3.5, null, 3.5, 4.5, null, 4.5, 4.5, null, 3.5, 4.5, null, 4.5, 5.5, null, 5.5, 5.5, null, 4.5, 5.5, null, 5.5, 6.5, null, 5.5, 6.5, null], "yaxis": "y2"}, {"colorscale": [[0, "#B8A5E8"], [0.125, "#B8A5E8"], [0.125, "#F0B48B"], [0.25, "#F0B48B"], [0.25, "#92C9E8"], [0.375, "#92C9E8"], [0.375, "#A9D4A4"], [0.5, "#A9D4A4"], [0.5, "#E8CD83"], [0.625, "#E8CD83"], [0.625, "#ECA6BB"], [0.75, "#ECA6BB"], [0.75, "#9FB9D4"], [0.875, "#9FB9D4"], [0.875, "#F1F3F5"], [1, "#F1F3F5"]], "hoverinfo": "skip", "showscale": false, "type": "heatmap", "xaxis": "x3", "xgap": 1, "yaxis": "y3", "ygap": 1, "z": [[7, 7, 7, 7, 7, 7, 7], [7, 7, 7, 7, 7, 7, 7], [7, 7, 7, 7, 7, 7, 7], [7, 7, 7, 7, 7, 7, 7], [7, 7, 7, 7, 7, 7, 7], [7, 7, 7, 7, 7, 7, 7], [7, 7, 7, 7, 7, 7, 7]], "zmax": 7.5, "zmin": -0.5}, {"hoverinfo": "skip", "line": {"color": "#64748b", "width": 1.4}, "mode": "lines", "showlegend": false, "type": "scatter", "x": [2.5, 2.5, null, 4.5, 4.5, null, 4.5, 5.5, null, 5.5, 6.5, null, -0.5, 0.5, null, 2.5, 2.5, null, 2.5, 3.5, null, 4.5, 4.5, null, 0.5, 0.5, null, 1.5, 2.5, null, 3.5, 3.5, null, 4.5, 4.5, null, 3.5, 4.5, null, 4.5, 5.5, null, 0.5, 0.5, null, -0.5, 0.5, null, 1.5, 1.5, null, 0.5, 1.5, null, 2.5, 2.5, null, 2.5, 3.5, null, 4.5, 4.5, null, 3.5, 4.5, null, 5.5, 5.5, null, 3.5, 3.5, null, 2.5, 3.5, null, 5.5, 5.5, null, 2.5, 2.5, null, 2.5, 3.5, null, 5.5, 5.5, null, 3.5, 3.5, null, 5.5, 5.5, null], "xaxis": "x3", "y": [-0.5, 0.5, null, -0.5, 0.5, null, 0.5, 0.5, null, 0.5, 0.5, null, 1.5, 1.5, null, 0.5, 1.5, null, 1.5, 1.5, null, 0.5, 1.5, null, 1.5, 2.5, null, 2.5, 2.5, null, 1.5, 2.5, null, 1.5, 2.5, null, 2.5, 2.5, null, 2.5, 2.5, null, 2.5, 3.5, null, 3.5, 3.5, null, 2.5, 3.5, null, 3.5, 3.5, null, 2.5, 3.5, null, 3.5, 3.5, null, 2.5, 3.5, null, 3.5, 3.5, null, 2.5, 3.5, null, 3.5, 4.5, null, 4.5, 4.5, null, 3.5, 4.5, null, 4.5, 5.5, null, 5.5, 5.5, null, 4.5, 5.5, null, 5.5, 6.5, null, 5.5, 6.5, null], "yaxis": "y3"}, {"colorscale": [[0, "#B8A5E8"], [0.125, "#B8A5E8"], [0.125, "#F0B48B"], [0.25, "#F0B48B"], [0.25, "#92C9E8"], [0.375, "#92C9E8"], [0.375, "#A9D4A4"], [0.5, "#A9D4A4"], [0.5, "#E8CD83"], [0.625, "#E8CD83"], [0.625, "#ECA6BB"], [0.75, "#ECA6BB"], [0.75, "#9FB9D4"], [0.875, "#9FB9D4"], [0.875, "#F1F3F5"], [1, "#F1F3F5"]], "hoverinfo": "skip", "showscale": false, "type": "heatmap", "xaxis": "x4", "xgap": 1, "yaxis": "y4", "ygap": 1, "z": [[7, 7, 7, 7, 7, 7, 7], [7, 7, 7, 7, 7, 7, 7], [7, 7, 7, 7, 7, 7, 7], [7, 7, 7, 7, 7, 7, 7], [7, 7, 7, 7, 7, 7, 7], [7, 7, 7, 7, 7, 7, 7], [7, 7, 7, 7, 7, 7, 7]], "zmax": 7.5, "zmin": -0.5}, {"hoverinfo": "skip", "line": {"color": "#64748b", "width": 1.4}, "mode": "lines", "showlegend": false, "type": "scatter", "x": [2.5, 2.5, null, 4.5, 4.5, null, 4.5, 5.5, null, 5.5, 6.5, null, -0.5, 0.5, null, 2.5, 2.5, null, 2.5, 3.5, null, 4.5, 4.5, null, 0.5, 0.5, null, 1.5, 2.5, null, 3.5, 3.5, null, 4.5, 4.5, null, 3.5, 4.5, null, 4.5, 5.5, null, 0.5, 0.5, null, -0.5, 0.5, null, 1.5, 1.5, null, 0.5, 1.5, null, 2.5, 2.5, null, 2.5, 3.5, null, 4.5, 4.5, null, 3.5, 4.5, null, 5.5, 5.5, null, 3.5, 3.5, null, 2.5, 3.5, null, 5.5, 5.5, null, 2.5, 2.5, null, 2.5, 3.5, null, 5.5, 5.5, null, 3.5, 3.5, null, 5.5, 5.5, null], "xaxis": "x4", "y": [-0.5, 0.5, null, -0.5, 0.5, null, 0.5, 0.5, null, 0.5, 0.5, null, 1.5, 1.5, null, 0.5, 1.5, null, 1.5, 1.5, null, 0.5, 1.5, null, 1.5, 2.5, null, 2.5, 2.5, null, 1.5, 2.5, null, 1.5, 2.5, null, 2.5, 2.5, null, 2.5, 2.5, null, 2.5, 3.5, null, 3.5, 3.5, null, 2.5, 3.5, null, 3.5, 3.5, null, 2.5, 3.5, null, 3.5, 3.5, null, 2.5, 3.5, null, 3.5, 3.5, null, 2.5, 3.5, null, 3.5, 4.5, null, 4.5, 4.5, null, 3.5, 4.5, null, 4.5, 5.5, null, 5.5, 5.5, null, 4.5, 5.5, null, 5.5, 6.5, null, 5.5, 6.5, null], "yaxis": "y4"}, {"colorscale": [[0, "#B8A5E8"], [0.125, "#B8A5E8"], [0.125, "#F0B48B"], [0.25, "#F0B48B"], [0.25, "#92C9E8"], [0.375, "#92C9E8"], [0.375, "#A9D4A4"], [0.5, "#A9D4A4"], [0.5, "#E8CD83"], [0.625, "#E8CD83"], [0.625, "#ECA6BB"], [0.75, "#ECA6BB"], [0.75, "#9FB9D4"], [0.875, "#9FB9D4"], [0.875, "#F1F3F5"], [1, "#F1F3F5"]], "hoverinfo": "skip", "showscale": false, "type": "heatmap", "xaxis": "x5", "xgap": 1, "yaxis": "y5", "ygap": 1, "z": [[7, 7, 7, 7, 7, 2, 7], [7, 7, 0, 7, 7, 7, 7], [7, 7, 7, 7, 7, 7, 7], [7, 7, 7, 7, 7, 7, 7], [7, 7, 7, 7, 7, 7, 3], [7, 7, 7, 7, 7, 7, 7], [7, 5, 7, 7, 7, 7, 7]], "zmax": 7.5, "zmin": -0.5}, {"hoverinfo": "skip", "line": {"color": "#64748b", "width": 1.4}, "mode": "lines", "showlegend": false, "type": "scatter", "x": [2.5, 2.5, null, 4.5, 4.5, null, 4.5, 5.5, null, 5.5, 6.5, null, -0.5, 0.5, null, 2.5, 2.5, null, 2.5, 3.5, null, 4.5, 4.5, null, 0.5, 0.5, null, 1.5, 2.5, null, 3.5, 3.5, null, 4.5, 4.5, null, 3.5, 4.5, null, 4.5, 5.5, null, 0.5, 0.5, null, -0.5, 0.5, null, 1.5, 1.5, null, 0.5, 1.5, null, 2.5, 2.5, null, 2.5, 3.5, null, 4.5, 4.5, null, 3.5, 4.5, null, 5.5, 5.5, null, 3.5, 3.5, null, 2.5, 3.5, null, 5.5, 5.5, null, 2.5, 2.5, null, 2.5, 3.5, null, 5.5, 5.5, null, 3.5, 3.5, null, 5.5, 5.5, null], "xaxis": "x5", "y": [-0.5, 0.5, null, -0.5, 0.5, null, 0.5, 0.5, null, 0.5, 0.5, null, 1.5, 1.5, null, 0.5, 1.5, null, 1.5, 1.5, null, 0.5, 1.5, null, 1.5, 2.5, null, 2.5, 2.5, null, 1.5, 2.5, null, 1.5, 2.5, null, 2.5, 2.5, null, 2.5, 2.5, null, 2.5, 3.5, null, 3.5, 3.5, null, 2.5, 3.5, null, 3.5, 3.5, null, 2.5, 3.5, null, 3.5, 3.5, null, 2.5, 3.5, null, 3.5, 3.5, null, 2.5, 3.5, null, 3.5, 4.5, null, 4.5, 4.5, null, 3.5, 4.5, null, 4.5, 5.5, null, 5.5, 5.5, null, 4.5, 5.5, null, 5.5, 6.5, null, 5.5, 6.5, null], "yaxis": "y5"}, {"colorscale": [[0, "#B8A5E8"], [0.125, "#B8A5E8"], [0.125, "#F0B48B"], [0.25, "#F0B48B"], [0.25, "#92C9E8"], [0.375, "#92C9E8"], [0.375, "#A9D4A4"], [0.5, "#A9D4A4"], [0.5, "#E8CD83"], [0.625, "#E8CD83"], [0.625, "#ECA6BB"], [0.75, "#ECA6BB"], [0.75, "#9FB9D4"], [0.875, "#9FB9D4"], [0.875, "#F1F3F5"], [1, "#F1F3F5"]], "hoverinfo": "skip", "showscale": false, "type": "heatmap", "xaxis": "x6", "xgap": 1, "yaxis": "y6", "ygap": 1, "z": [[7, 7, 7, 7, 7, 2, 7], [7, 7, 0, 7, 7, 7, 7], [7, 7, 7, 7, 7, 7, 7], [7, 7, 7, 7, 7, 7, 7], [7, 7, 7, 7, 7, 7, 3], [7, 7, 7, 7, 7, 7, 7], [7, 5, 7, 7, 7, 7, 7]], "zmax": 7.5, "zmin": -0.5}, {"hoverinfo": "skip", "line": {"color": "#64748b", "width": 1.4}, "mode": "lines", "showlegend": false, "type": "scatter", "x": [2.5, 2.5, null, 4.5, 4.5, null, 4.5, 5.5, null, 5.5, 6.5, null, -0.5, 0.5, null, 2.5, 2.5, null, 2.5, 3.5, null, 4.5, 4.5, null, 0.5, 0.5, null, 1.5, 2.5, null, 3.5, 3.5, null, 4.5, 4.5, null, 3.5, 4.5, null, 4.5, 5.5, null, 0.5, 0.5, null, -0.5, 0.5, null, 1.5, 1.5, null, 0.5, 1.5, null, 2.5, 2.5, null, 2.5, 3.5, null, 4.5, 4.5, null, 3.5, 4.5, null, 5.5, 5.5, null, 3.5, 3.5, null, 2.5, 3.5, null, 5.5, 5.5, null, 2.5, 2.5, null, 2.5, 3.5, null, 5.5, 5.5, null, 3.5, 3.5, null, 5.5, 5.5, null], "xaxis": "x6", "y": [-0.5, 0.5, null, -0.5, 0.5, null, 0.5, 0.5, null, 0.5, 0.5, null, 1.5, 1.5, null, 0.5, 1.5, null, 1.5, 1.5, null, 0.5, 1.5, null, 1.5, 2.5, null, 2.5, 2.5, null, 1.5, 2.5, null, 1.5, 2.5, null, 2.5, 2.5, null, 2.5, 2.5, null, 2.5, 3.5, null, 3.5, 3.5, null, 2.5, 3.5, null, 3.5, 3.5, null, 2.5, 3.5, null, 3.5, 3.5, null, 2.5, 3.5, null, 3.5, 3.5, null, 2.5, 3.5, null, 3.5, 4.5, null, 4.5, 4.5, null, 3.5, 4.5, null, 4.5, 5.5, null, 5.5, 5.5, null, 4.5, 5.5, null, 5.5, 6.5, null, 5.5, 6.5, null], "yaxis": "y6"}, {"colorscale": [[0, "#B8A5E8"], [0.125, "#B8A5E8"], [0.125, "#F0B48B"], [0.25, "#F0B48B"], [0.25, "#92C9E8"], [0.375, "#92C9E8"], [0.375, "#A9D4A4"], [0.5, "#A9D4A4"], [0.5, "#E8CD83"], [0.625, "#E8CD83"], [0.625, "#ECA6BB"], [0.75, "#ECA6BB"], [0.75, "#9FB9D4"], [0.875, "#9FB9D4"], [0.875, "#F1F3F5"], [1, "#F1F3F5"]], "hoverinfo": "skip", "showscale": false, "type": "heatmap", "xaxis": "x7", "xgap": 1, "yaxis": "y7", "ygap": 1, "z": [[7, 7, 7, 7, 7, 2, 7], [7, 7, 0, 7, 7, 7, 7], [7, 7, 7, 7, 7, 7, 7], [4, 7, 7, 7, 7, 7, 7], [7, 7, 7, 7, 7, 7, 3], [7, 7, 7, 7, 6, 7, 7], [7, 5, 7, 7, 7, 7, 7]], "zmax": 7.5, "zmin": -0.5}, {"hoverinfo": "skip", "line": {"color": "#64748b", "width": 1.4}, "mode": "lines", "showlegend": false, "type": "scatter", "x": [2.5, 2.5, null, 4.5, 4.5, null, 4.5, 5.5, null, 5.5, 6.5, null, -0.5, 0.5, null, 2.5, 2.5, null, 2.5, 3.5, null, 4.5, 4.5, null, 0.5, 0.5, null, 1.5, 2.5, null, 3.5, 3.5, null, 4.5, 4.5, null, 3.5, 4.5, null, 4.5, 5.5, null, 0.5, 0.5, null, -0.5, 0.5, null, 1.5, 1.5, null, 0.5, 1.5, null, 2.5, 2.5, null, 2.5, 3.5, null, 4.5, 4.5, null, 3.5, 4.5, null, 5.5, 5.5, null, 3.5, 3.5, null, 2.5, 3.5, null, 5.5, 5.5, null, 2.5, 2.5, null, 2.5, 3.5, null, 5.5, 5.5, null, 3.5, 3.5, null, 5.5, 5.5, null], "xaxis": "x7", "y": [-0.5, 0.5, null, -0.5, 0.5, null, 0.5, 0.5, null, 0.5, 0.5, null, 1.5, 1.5, null, 0.5, 1.5, null, 1.5, 1.5, null, 0.5, 1.5, null, 1.5, 2.5, null, 2.5, 2.5, null, 1.5, 2.5, null, 1.5, 2.5, null, 2.5, 2.5, null, 2.5, 2.5, null, 2.5, 3.5, null, 3.5, 3.5, null, 2.5, 3.5, null, 3.5, 3.5, null, 2.5, 3.5, null, 3.5, 3.5, null, 2.5, 3.5, null, 3.5, 3.5, null, 2.5, 3.5, null, 3.5, 4.5, null, 4.5, 4.5, null, 3.5, 4.5, null, 4.5, 5.5, null, 5.5, 5.5, null, 4.5, 5.5, null, 5.5, 6.5, null, 5.5, 6.5, null], "yaxis": "y7"}, {"colorscale": [[0, "#B8A5E8"], [0.125, "#B8A5E8"], [0.125, "#F0B48B"], [0.25, "#F0B48B"], [0.25, "#92C9E8"], [0.375, "#92C9E8"], [0.375, "#A9D4A4"], [0.5, "#A9D4A4"], [0.5, "#E8CD83"], [0.625, "#E8CD83"], [0.625, "#ECA6BB"], [0.75, "#ECA6BB"], [0.75, "#9FB9D4"], [0.875, "#9FB9D4"], [0.875, "#F1F3F5"], [1, "#F1F3F5"]], "hoverinfo": "skip", "showscale": false, "type": "heatmap", "xaxis": "x8", "xgap": 1, "yaxis": "y8", "ygap": 1, "z": [[7, 7, 7, 7, 7, 2, 7], [7, 7, 0, 7, 7, 7, 7], [7, 7, 7, 7, 1, 7, 7], [4, 7, 7, 7, 7, 7, 7], [7, 7, 7, 7, 7, 7, 3], [7, 7, 7, 6, 7, 7, 7], [7, 5, 7, 7, 7, 7, 7]], "zmax": 7.5, "zmin": -0.5}, {"hoverinfo": "skip", "line": {"color": "#64748b", "width": 1.4}, "mode": "lines", "showlegend": false, "type": "scatter", "x": [2.5, 2.5, null, 4.5, 4.5, null, 4.5, 5.5, null, 5.5, 6.5, null, -0.5, 0.5, null, 2.5, 2.5, null, 2.5, 3.5, null, 4.5, 4.5, null, 0.5, 0.5, null, 1.5, 2.5, null, 3.5, 3.5, null, 4.5, 4.5, null, 3.5, 4.5, null, 4.5, 5.5, null, 0.5, 0.5, null, -0.5, 0.5, null, 1.5, 1.5, null, 0.5, 1.5, null, 2.5, 2.5, null, 2.5, 3.5, null, 4.5, 4.5, null, 3.5, 4.5, null, 5.5, 5.5, null, 3.5, 3.5, null, 2.5, 3.5, null, 5.5, 5.5, null, 2.5, 2.5, null, 2.5, 3.5, null, 5.5, 5.5, null, 3.5, 3.5, null, 5.5, 5.5, null], "xaxis": "x8", "y": [-0.5, 0.5, null, -0.5, 0.5, null, 0.5, 0.5, null, 0.5, 0.5, null, 1.5, 1.5, null, 0.5, 1.5, null, 1.5, 1.5, null, 0.5, 1.5, null, 1.5, 2.5, null, 2.5, 2.5, null, 1.5, 2.5, null, 1.5, 2.5, null, 2.5, 2.5, null, 2.5, 2.5, null, 2.5, 3.5, null, 3.5, 3.5, null, 2.5, 3.5, null, 3.5, 3.5, null, 2.5, 3.5, null, 3.5, 3.5, null, 2.5, 3.5, null, 3.5, 3.5, null, 2.5, 3.5, null, 3.5, 4.5, null, 4.5, 4.5, null, 3.5, 4.5, null, 4.5, 5.5, null, 5.5, 5.5, null, 4.5, 5.5, null, 5.5, 6.5, null, 5.5, 6.5, null], "yaxis": "y8"}], "layout": {"annotations": [{"font": {"size": 16}, "showarrow": false, "text": "Puzzle", "x": 0.1156, "xanchor": "center", "xref": "paper", "y": 1, "yanchor": "bottom", "yref": "paper"}, {"font": {"size": 16}, "showarrow": false, "text": "Level 1", "x": 0.3719, "xanchor": "center", "xref": "paper", "y": 1, "yanchor": "bottom", "yref": "paper"}, {"font": {"size": 16}, "showarrow": false, "text": "Level 2", "x": 0.6281, "xanchor": "center", "xref": "paper", "y": 1, "yanchor": "bottom", "yref": "paper"}, {"font": {"size": 16}, "showarrow": false, "text": "Level 3", "x": 0.8844, "xanchor": "center", "xref": "paper", "y": 1, "yanchor": "bottom", "yref": "paper"}, {"font": {"size": 16}, "showarrow": false, "text": "Level 4", "x": 0.1156, "xanchor": "center", "xref": "paper", "y": 0.44, "yanchor": "bottom", "yref": "paper"}, {"font": {"size": 16}, "showarrow": false, "text": "Level 5", "x": 0.3719, "xanchor": "center", "xref": "paper", "y": 0.44, "yanchor": "bottom", "yref": "paper"}, {"font": {"size": 16}, "showarrow": false, "text": "Level 6", "x": 0.6281, "xanchor": "center", "xref": "paper", "y": 0.44, "yanchor": "bottom", "yref": "paper"}, {"font": {"size": 16}, "showarrow": false, "text": "Target", "x": 0.8844, "xanchor": "center", "xref": "paper", "y": 0.44, "yanchor": "bottom", "yref": "paper"}], "autosize": true, "font": {"family": "Arial, sans-serif", "size": 15}, "height": 550, "margin": {"b": 20, "l": 15, "r": 15, "t": 85}, "title": {"font": {"size": 21}, "text": "NCM · test puzzle 4159 · one attempt"}, "xaxis": {"anchor": "y", "constrain": "domain", "domain": [0, 0.2313], "showgrid": false, "showticklabels": false, "zeroline": false}, "xaxis2": {"anchor": "y2", "constrain": "domain", "domain": [0.2563, 0.4875], "showgrid": false, "showticklabels": false, "zeroline": false}, "xaxis3": {"anchor": "y3", "constrain": "domain", "domain": [0.5125, 0.7438], "showgrid": false, "showticklabels": false, "zeroline": false}, "xaxis4": {"anchor": "y4", "constrain": "domain", "domain": [0.7688, 1], "showgrid": false, "showticklabels": false, "zeroline": false}, "xaxis5": {"anchor": "y5", "constrain": "domain", "domain": [0, 0.2313], "showgrid": false, "showticklabels": false, "zeroline": false}, "xaxis6": {"anchor": "y6", "constrain": "domain", "domain": [0.2563, 0.4875], "showgrid": false, "showticklabels": false, "zeroline": false}, "xaxis7": {"anchor": "y7", "constrain": "domain", "domain": [0.5125, 0.7438], "showgrid": false, "showticklabels": false, "zeroline": false}, "xaxis8": {"anchor": "y8", "constrain": "domain", "domain": [0.7688, 1], "showgrid": false, "showticklabels": false, "zeroline": false}, "yaxis": {"anchor": "x", "autorange": "reversed", "constrain": "domain", "domain": [0.56, 1], "scaleanchor": "x", "scaleratio": 1, "showgrid": false, "showticklabels": false, "zeroline": false}, "yaxis2": {"anchor": "x2", "autorange": "reversed", "constrain": "domain", "domain": [0.56, 1], "scaleanchor": "x2", "scaleratio": 1, "showgrid": false, "showticklabels": false, "zeroline": false}, "yaxis3": {"anchor": "x3", "autorange": "reversed", "constrain": "domain", "domain": [0.56, 1], "scaleanchor": "x3", "scaleratio": 1, "showgrid": false, "showticklabels": false, "zeroline": false}, "yaxis4": {"anchor": "x4", "autorange": "reversed", "constrain": "domain", "domain": [0.56, 1], "scaleanchor": "x4", "scaleratio": 1, "showgrid": false, "showticklabels": false, "zeroline": false}, "yaxis5": {"anchor": "x5", "autorange": "reversed", "constrain": "domain", "domain": [0, 0.44], "scaleanchor": "x5", "scaleratio": 1, "showgrid": false, "showticklabels": false, "zeroline": false}, "yaxis6": {"anchor": "x6", "autorange": "reversed", "constrain": "domain", "domain": [0, 0.44], "scaleanchor": "x6", "scaleratio": 1, "showgrid": false, "showticklabels": false, "zeroline": false}, "yaxis7": {"anchor": "x7", "autorange": "reversed", "constrain": "domain", "domain": [0, 0.44], "scaleanchor": "x7", "scaleratio": 1, "showgrid": false, "showticklabels": false, "zeroline": false}, "yaxis8": {"anchor": "x8", "autorange": "reversed", "constrain": "domain", "domain": [0, 0.44], "scaleanchor": "x8", "scaleratio": 1, "showgrid": false, "showticklabels": false, "zeroline": false}}}
